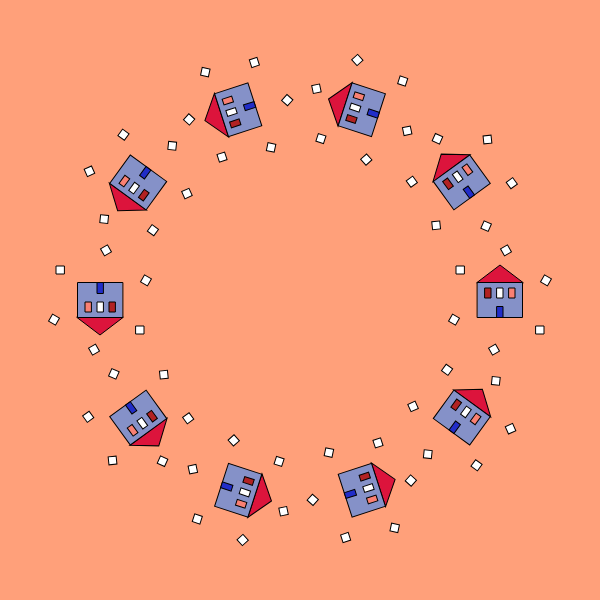
Frame 1 (no input)
Frame 60 (no input): identical to frame 1, image omitted
Frame 120 (the mouse pressed at the canvas centre since frame 60): identical to frame 1, image omitted

The p5.js sketch that drew this single still picture (run headless with seeded random() and noise() and a simulated clock; from frame 60 on, the mouse is pressed at the canvas centre):

// p5.js sketch
// ── sketch.js

function setup() {
	createCanvas(600, 600);
    rectMode(CENTER); //il centro diventa il centro del rect
}

function draw(){
	background(255,160,122);

	translate(width/2, height/2); //centra le casette ponendo il centro al centro della finestra
	for (var i = 0; i < 10; i++) {
	push();
	rotate(TWO_PI * i / 10);
    translate(200,0);
      
      //cerchio di casette
      
      fill (220,20,60); //colore tetto
      triangle(-23, -17.5, 0, -35, 23, -17.5); //tetto
      fill (133, 145, 200); //colore pareti
      rect(0, 0, 45, 35); //pareti
      fill (33, 45, 200); //colore porta
      rect(0, 12, 6, 11); //porta
      
      fill(178,34,34); //colore finestra 01
      rect(-12, -7, 6, 10); //finestra 01
      fill(255); //colore finestra 02
      rect(0, -7, 6, 10); //finestra 02
      fill(250,128,114); //colore finestra 03
      rect(12, -7, 6, 10); //finestra 03 
      
      for (var j = 0; j < 6; j++) {  //quadratini attorno
			push();
			rotate(TWO_PI * j / 6);
            fill(255);
			rect(40, 30, 8, 8);
			pop();
		}	
      translate()
      pop();
	}
}
